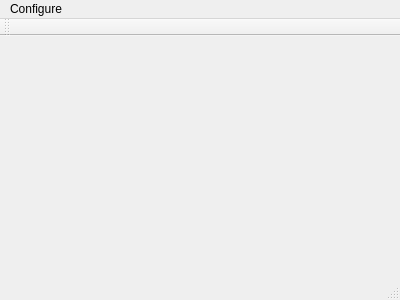
<?xml version="1.0" encoding="UTF-8"?>
<ui version="4.0">
 <class>MainWindow</class>
 <widget class="QMainWindow" name="MainWindow">
  <property name="geometry">
   <rect>
    <x>0</x>
    <y>0</y>
    <width>400</width>
    <height>300</height>
   </rect>
  </property>
  <property name="windowTitle">
   <string>MainWindow</string>
  </property>
  <widget class="QWidget" name="centralWidget">
   <layout class="QGridLayout" name="gridLayout"/>
  </widget>
  <widget class="QMenuBar" name="menuBar">
   <property name="geometry">
    <rect>
     <x>0</x>
     <y>0</y>
     <width>400</width>
     <height>25</height>
    </rect>
   </property>
   <widget class="QMenu" name="menuConfigure">
    <property name="title">
     <string>Configure</string>
    </property>
    <addaction name="act_Target"/>
    <addaction name="separator"/>
    <addaction name="act_Config"/>
   </widget>
   <addaction name="menuConfigure"/>
  </widget>
  <widget class="QToolBar" name="mainToolBar">
   <attribute name="toolBarArea">
    <enum>TopToolBarArea</enum>
   </attribute>
   <attribute name="toolBarBreak">
    <bool>false</bool>
   </attribute>
  </widget>
  <widget class="QStatusBar" name="statusBar"/>
  <action name="act_Target">
   <property name="text">
    <string>Target</string>
   </property>
   <property name="shortcut">
    <string>Meta+S</string>
   </property>
  </action>
  <action name="act_Config">
   <property name="text">
    <string>Config</string>
   </property>
  </action>
 </widget>
 <layoutdefault spacing="6" margin="11"/>
 <resources/>
 <connections/>
</ui>
